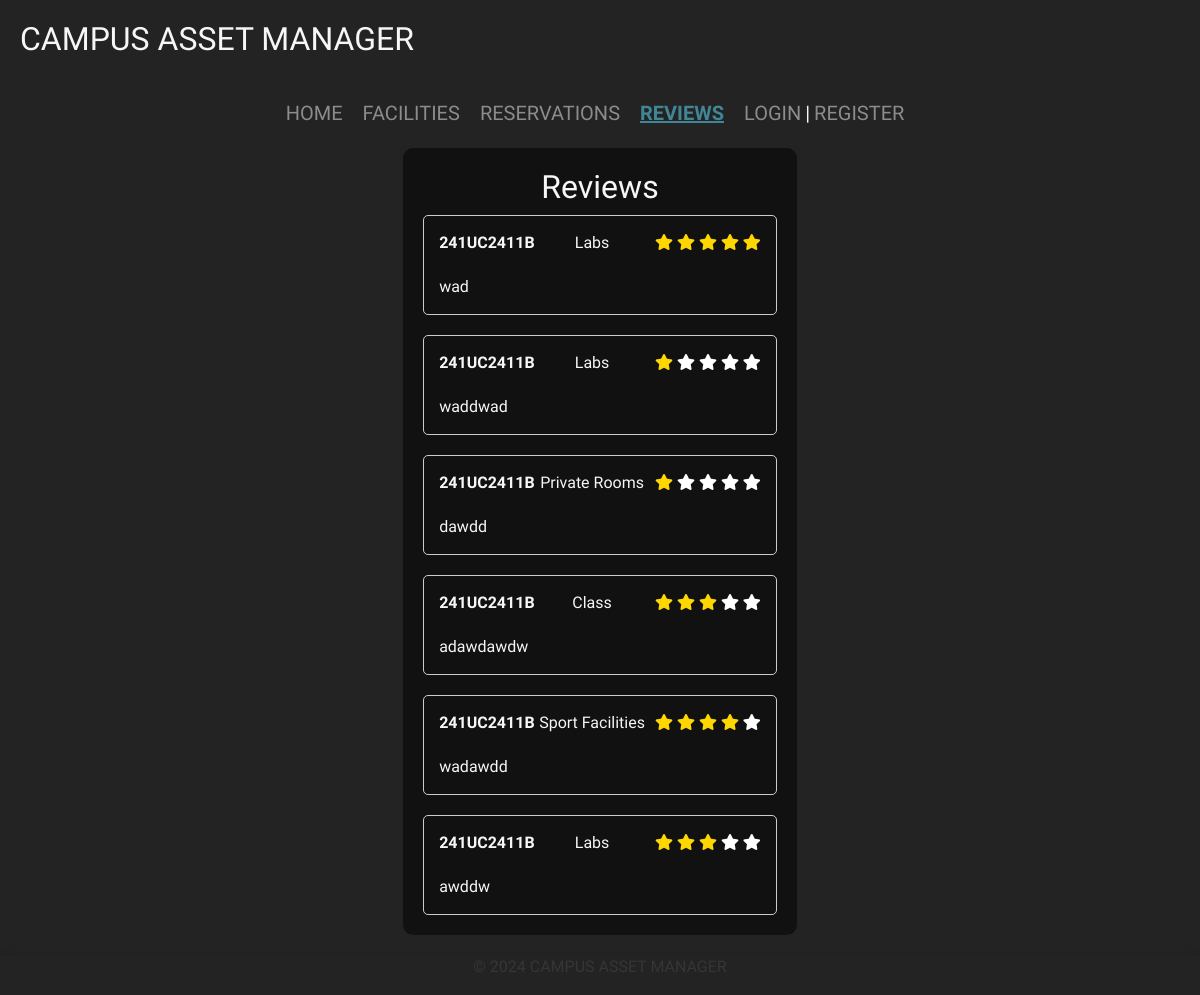
The app's page /reviews/ with its own data.
### main/models.py (models this page shows, shortened)
class Reviews(models.Model):
    review_id = models.AutoField(primary_key=True)
    student = models.ForeignKey(Student, null=True, blank=True, on_delete=models.SET_NULL)
    staff = models.ForeignKey(Staff, null=True, blank=True, on_delete=models.SET_NULL)
    review = models.TextField()
    rating = models.IntegerField()
    facility = models.ForeignKey(Facility, on_delete=models.CASCADE, null=True, blank=True)
    facility_class_code = models.CharField(max_length=20, blank=True, null=True)

class Student(AbstractUser):
    student_id = models.CharField(max_length=200)
    name = models.CharField(max_length=200)
    email = models.EmailField()
    password = models.CharField(max_length=200)
    profile_pic = models.ImageField(upload_to='profile_pics', blank=True)
    is_active = models.BooleanField(default=True)
    username = 'student_id'
    groups = models.ManyToManyField(
        Group,
        verbose_name='groups',
        blank=True,
        related_name='student_groups',
        related_query_name='student_group',
    )
    user_permissions = models.ManyToManyField(
        Permission,
        verbose_name='user permissions',
        blank=True,
        related_name='student_user_permissions',
        related_query_name='student_user_permission',
    )
    class Meta:
        verbose_name = 'Student'
        verbose_name_plural = 'Students'

class Facility(models.Model):
    facility_id = models.AutoField(primary_key=True)
    name = models.CharField(max_length=200)
    anemity = models.CharField(max_length=200)
    capacity = models.IntegerField()
    reservations = models.ManyToManyField(Reservation)
    image = models.ImageField(upload_to='facility_pics', blank=True)
    def __str__(self):
        return self.name

### main/views.py (the view)
# urls.py: path('reviews/', views.reviews, name='reviews'),
def reviews(response):
    reviews = Reviews.objects.all()
    return render(response, "main/reviews.html", {"reviews":reviews})

### main/templates/main/reviews.html (shortened to what this page needs)
{% extends "main/base.html" %}
{% load static %}
{% block content %}
<link rel="stylesheet" type="text/css" href="{% static 'css/reviews.css' %}">
<link rel="stylesheet" href="https://use.fontawesome.com/releases/v5.7.2/css/all.css">
<div class="content-wrapper">
    <section class="background-section">
        <div class="content">
            <h2>Reviews</h2>
            {% if reviews %}
            <div class="reviews-list">
                {% for review in reviews %}
                <div class="reviews-item">
                    <div class="review-header">
                        {% if review.staff %}
                        <span class="review-id">{{ review.staff.staff_id }}</span>
                        {% elif review.student %}
                        <span class="review-id">{{ review.student.student_id }}</span>
                        {% endif %}
                        <span class="facility">{{ review.facility }}</span>
                        <span class="stars">
                            {% for star in "12345" %}
                                {% if forloop.counter <= review.rating %}
                                <span class="fa fa-star checked"></span>
                                {% else %}
                                <span class="fa fa-star"></span>
                                {% endif %}
                            {% endfor %}
                        </span>
                    </div>
                    <div class="review-comment">
                        {{ review.review }}
                    </div>
                </div>
                {% empty %}
                <p>No reviews found.</p>
                {% endfor %}
            </div>
            {% else %}
            <p>No reviews found.</p>
            {% endif %}
        </div>
    </section>
</div>
{% endblock %}

### main/static/css/styles.css (style rules this page uses)
body { font-family: "Barlow Semi Condensed", sans-serif; font-style: normal; margin: 0; padding: 0; background-color: #232323; color: #F6F6F6; position: relative; min-height: 100vh; padding-bottom: 60px; }
.background-section { background-size: cover; background-position: center; padding-top: 20px; width: 100%; position: relative; display: flex; justify-content: center; align-items: center; }
.background-section .content { background: rgba(0, 0, 0, 0.5); padding: 20px; border-radius: 10px; text-align: center; }

### main/static/css/reviews.css (style rules this page uses)
.reviews-list { display: flex; flex-direction: column; gap: 20px; }
.reviews-item { width: 100%; max-width: 1000px; border: 1px solid #ccc; border-radius: 5px; padding: 15px; display: flex; flex-direction: column; }
.review-header { display: flex; justify-content: space-between; align-items: center; margin-bottom: 10px; }
.review-id { font-weight: bold; min-width: 100px; display: flex; align-self: flex-start; }
.facility { flex: 1; margin-right: 10px; }
.stars { color: #ffffff; }
.stars .fa-star { font-size: 16px; }
.review-comment { margin-top: 10px; display: flex; align-items: flex-start; }
.fa-star.checked { color: #ffd700; }
@media (max-width: 1200px) { .reviews-item { max-width: 800px; } }

### records on screen
Reviews: student.student_id "241UC2411B", facility "Labs", rating 5 (drawn), review "wad"
Reviews: student.student_id "241UC2411B", facility "Labs", rating 1 (drawn), review "waddwad"
Reviews: student.student_id "241UC2411B", facility "Private Rooms", rating 1 (drawn), review "dawdd"
Reviews: student.student_id "241UC2411B", facility "Class", rating 3 (drawn), review "adawdawdw"
Reviews: student.student_id "241UC2411B", facility "Sport Facilities", rating 4 (drawn), review "wadawdd"
Reviews: student.student_id "241UC2411B", facility "Labs", rating 3 (drawn), review "awddw"
